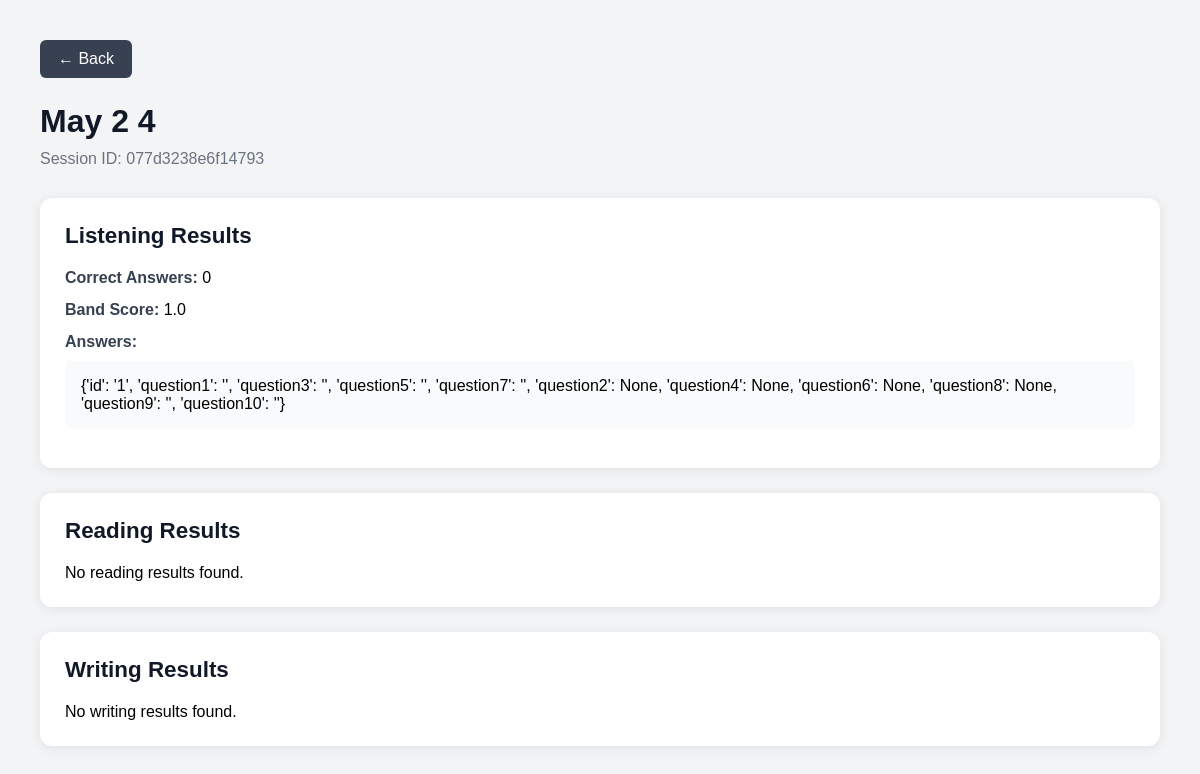
Page /student-result/077d3238e6f14793/ on the committed database.
### core/models.py (models this page shows)
class ResultsTable(models.Model):
    exam_session = models.ForeignKey(           # ← new
        ExamSession,
        on_delete=models.SET_NULL,
        null=True, blank=True,
        related_name='results'
    )
    session_id = models.CharField(max_length=50, primary_key=True, unique=True)
    username = models.CharField(max_length=100)
    session_date = models.DateTimeField(auto_now_add=True)

class ListeningResults(models.Model):
    session = models.OneToOneField(
        'ResultsTable',
        on_delete=models.CASCADE,
        primary_key=True
        )
    test = models.ForeignKey(
        'ListeningTest',
        on_delete=models.SET_NULL,
        null=True,
        blank=True
        )
    listening_row_answers = models.JSONField()
    listening_correct_count = models.IntegerField()
    listening_mark = models.DecimalField(max_digits=2, decimal_places=1)

### core/views.py (the view)
# urls.py: path('student-result/<str:session_id>/', views.student_full_result, name='student_full_result'),
def student_full_result(request, session_id):
    result = get_object_or_404(
        ResultsTable,
        session_id=session_id
    )
    listening = ListeningResults.objects.filter(
        session=result
    ).first()
    reading = ReadingResults.objects.filter(
        session=result
    ).first()
    writing = WritingResults.objects.filter(
        session=result
    ).first()
    return render(request, 'core/student_full_result.html', {
        'result': result,
        'listening': listening,
        'reading': reading,
        'writing': writing,
    })

### core/templates/core/student_full_result.html (shortened to what this page needs)
<!DOCTYPE html>
<html lang="en">
<head>
</head>
<body>
    <div class="container">
        <a
            href="javascript:history.back()"
            class="back-btn"
        >
            ← Back
        </a>
        <h1 class="title">
            {{ result.username }}
        </h1>
        <p class="subtitle">
            Session ID: {{ result.session_id }}
        </p>
        <div class="card">
            <h2 class="section-title">
                Listening Results
            </h2>
            {% if listening %}
                <div class="info-row">
                    <span class="label">Correct Answers:</span>
                    {{ listening.listening_correct_count }}
                </div>
                <div class="info-row">
                    <span class="label">Band Score:</span>
                    {{ listening.listening_mark }}
                </div>
                <div class="info-row">
                    <span class="label">
                        Answers:
                    </span>
                    <div class="answers-box">
                        <pre>{{ listening.listening_row_answers }}</pre>
                    </div>
                </div>
            {% else %}
                <p>No listening results found.</p>
            {% endif %}
        </div>
        <div class="card">
            <h2 class="section-title">
                Reading Results
            </h2>
            {% if reading %}
                <div class="info-row">
                    <span class="label">Correct Answers:</span>
                    {{ reading.reading_correct_count }}
                </div>
                <div class="info-row">
                    <span class="label">Band Score:</span>
                    {{ reading.reading_mark }}
                </div>
                <div class="info-row">
                    <span class="label">
                        Answers:
                    </span>
                    <div class="answers-box">
                        <pre>{{ reading.reading_row_answers }}</pre>
                    </div>
                </div>
            {% else %}
                <p>No reading results found.</p>
            {% endif %}
        </div>
        <div class="card">
            <h2 class="section-title">
                Writing Results
            </h2>
            {% if writing %}
                <div class="info-row">
                    <span class="label">Task 1 Word Count:</span>
                    {{ writing.task1_word_count }}
                </div>
                <div class="info-row">
                    <span class="label">Task 2 Word Count:</span>
                    {{ writing.task2_word_count }}
                </div>
                <div class="info-row">
                    <span class="label">
                        Task 1 Response:
                    </span>
                    <div class="answers-box">
                        <pre>{{ writing.task1_text }}</pre>
                    </div>
                </div>
                <div class="info-row">
                    <span class="label">
                        Task 2 Response:
                    </span>
                    <div class="answers-box">
                        <pre>{{ writing.task2_text }}</pre>
                    </div>
                </div>
            {% else %}
                <p>No writing results found.</p>
            {% endif %}
        </div>
    </div>
</body>
</html>

### core/templates/core/student_full_result.html (style rules this page uses)
* { margin: 0; padding: 0; box-sizing: border-box; font-family: Arial, sans-serif; }
body { background: #f3f4f6; padding: 40px; }
.container { max-width: 1200px; margin: auto; }
.back-btn { display: inline-block; margin-bottom: 25px; background: #374151; color: white; text-decoration: none; padding: 10px 18px; border-radius: 6px; }
.title { font-size: 2rem; margin-bottom: 10px; color: #111827; }
.subtitle { color: #6b7280; margin-bottom: 30px; }
.card { background: white; border-radius: 12px; padding: 25px; margin-bottom: 25px; box-shadow: 0 2px 12px rgba(0,0,0,0.08); }
.section-title { font-size: 1.4rem; margin-bottom: 20px; color: #111827; }
.info-row { margin-bottom: 14px; }
.label { font-weight: bold; color: #374151; }
.answers-box { background: #f9fafb; padding: 16px; border-radius: 8px; overflow-x: auto; margin-top: 10px; }
pre { white-space: pre-wrap; word-wrap: break-word; }

### rows in the picture
ResultsTable: username "May 2 4", session_id "077d3238e6f14793"
ListeningResults: listening_correct_count "0", listening_mark "1.0", listening_row_answers "{'id': '1', 'question1': '', 'question3': '', 'question5': '', 'question7': '', 'question2': None, 'question4': None, 'question6': None, 'question8': None, 'question9': '', 'question10': ''}"
